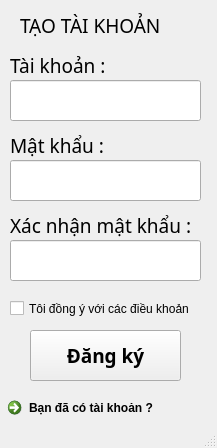
<?xml version="1.0" encoding="UTF-8"?>
<ui version="4.0">
 <class>MainWindow</class>
 <widget class="QMainWindow" name="MainWindow">
  <property name="geometry">
   <rect>
    <x>0</x>
    <y>0</y>
    <width>217</width>
    <height>448</height>
   </rect>
  </property>
  <property name="windowTitle">
   <string>MainWindow</string>
  </property>
  <widget class="QWidget" name="centralwidget">
   <widget class="QLineEdit" name="lineEditTaiKhoan">
    <property name="geometry">
     <rect>
      <x>10</x>
      <y>80</y>
      <width>191</width>
      <height>41</height>
     </rect>
    </property>
    <property name="font">
     <font>
      <family>Roboto Black</family>
      <pointsize>14</pointsize>
      <weight>75</weight>
      <bold>true</bold>
     </font>
    </property>
    <property name="maxLength">
     <number>12</number>
    </property>
   </widget>
   <widget class="QLineEdit" name="lineEditMatKhau">
    <property name="geometry">
     <rect>
      <x>10</x>
      <y>160</y>
      <width>191</width>
      <height>41</height>
     </rect>
    </property>
    <property name="font">
     <font>
      <family>Roboto Black</family>
      <pointsize>14</pointsize>
      <weight>75</weight>
      <bold>true</bold>
     </font>
    </property>
    <property name="maxLength">
     <number>12</number>
    </property>
    <property name="echoMode">
     <enum>QLineEdit::Password</enum>
    </property>
   </widget>
   <widget class="QLabel" name="label">
    <property name="geometry">
     <rect>
      <x>10</x>
      <y>50</y>
      <width>121</width>
      <height>31</height>
     </rect>
    </property>
    <property name="font">
     <font>
      <family>Lexend</family>
      <pointsize>14</pointsize>
     </font>
    </property>
    <property name="text">
     <string>Tài khoản :</string>
    </property>
   </widget>
   <widget class="QLabel" name="label_3">
    <property name="geometry">
     <rect>
      <x>10</x>
      <y>130</y>
      <width>121</width>
      <height>31</height>
     </rect>
    </property>
    <property name="font">
     <font>
      <family>Lexend</family>
      <pointsize>14</pointsize>
     </font>
    </property>
    <property name="text">
     <string>Mật khẩu :</string>
    </property>
   </widget>
   <widget class="QPushButton" name="pushButtonDangKy">
    <property name="geometry">
     <rect>
      <x>30</x>
      <y>330</y>
      <width>151</width>
      <height>51</height>
     </rect>
    </property>
    <property name="font">
     <font>
      <family>Lexend Black</family>
      <pointsize>14</pointsize>
      <weight>75</weight>
      <bold>true</bold>
     </font>
    </property>
    <property name="text">
     <string>Đăng ký</string>
    </property>
   </widget>
   <widget class="QCommandLinkButton" name="commandLinkButtonBackToLogin">
    <property name="geometry">
     <rect>
      <x>0</x>
      <y>390</y>
      <width>221</width>
      <height>41</height>
     </rect>
    </property>
    <property name="text">
     <string>Bạn đã có tài khoản ?</string>
    </property>
   </widget>
   <widget class="QCheckBox" name="checkBoxAgree">
    <property name="geometry">
     <rect>
      <x>10</x>
      <y>300</y>
      <width>181</width>
      <height>17</height>
     </rect>
    </property>
    <property name="text">
     <string>Tôi đồng ý với các điều khoản</string>
    </property>
   </widget>
   <widget class="QLabel" name="label_2">
    <property name="geometry">
     <rect>
      <x>20</x>
      <y>10</y>
      <width>161</width>
      <height>31</height>
     </rect>
    </property>
    <property name="font">
     <font>
      <family>Lexend</family>
      <pointsize>14</pointsize>
     </font>
    </property>
    <property name="text">
     <string>TẠO TÀI KHOẢN</string>
    </property>
   </widget>
   <widget class="QLabel" name="label_4">
    <property name="geometry">
     <rect>
      <x>10</x>
      <y>210</y>
      <width>191</width>
      <height>31</height>
     </rect>
    </property>
    <property name="font">
     <font>
      <family>Lexend</family>
      <pointsize>14</pointsize>
     </font>
    </property>
    <property name="text">
     <string>Xác nhận mật khẩu :</string>
    </property>
   </widget>
   <widget class="QLineEdit" name="lineEditMatKhauXacNhan">
    <property name="geometry">
     <rect>
      <x>10</x>
      <y>240</y>
      <width>191</width>
      <height>41</height>
     </rect>
    </property>
    <property name="font">
     <font>
      <family>Roboto Black</family>
      <pointsize>14</pointsize>
      <weight>75</weight>
      <bold>true</bold>
     </font>
    </property>
    <property name="maxLength">
     <number>12</number>
    </property>
    <property name="echoMode">
     <enum>QLineEdit::Password</enum>
    </property>
   </widget>
  </widget>
  <widget class="QStatusBar" name="statusbar"/>
 </widget>
 <resources/>
 <connections/>
</ui>
